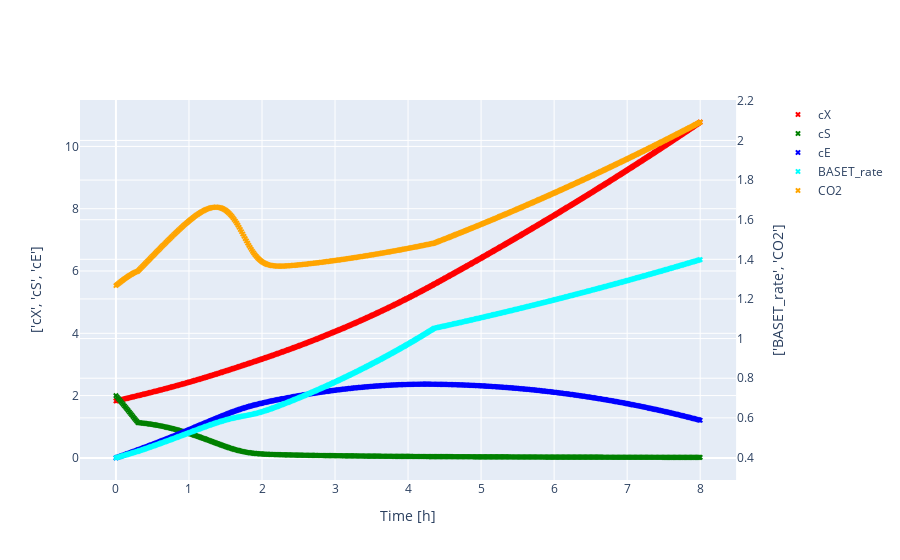

The notebook cell saved with this chart:
### Code cell
##Simulate an Experiment by using the metadata from an real Experiment - F7 in thise case
Exp = Experiment(path, "F7")  #load experiment 7
y = Yeast()
t_grid = np.linspace(0,8, 8*60)     #8 h measureing time, every minute 1 measurement point
y.set_params(p0) #set params to params in settings#simulate with experimental data, params from settings_mimic and selected number of steps
sim = y.simulate(Exp, t_grid = t_grid)     #507 steps for 8.45 hours in exp 7 means 1 step per minute
sim["BASET"] = integrate.cumtrapz(sim["BASET_rate"], x= sim.index, initial = 0) #integrate base rate to get cumulative base signal



##add random noise array to simulated data 
# noise = np.random.normal(0, 0.02, np.shape(sim)) # noise with expected value:0 STDDEV:0.03, same shape as simulated data
# sim = sim * (1+ noise)

visualize(sim)

### Figure 1 — Plotly figure (JSON) as saved in the notebook; plotly's stock layout.template omitted (floating-point values rounded to 4 significant figures; data arrays with more than 128 entries replaced by an {"elided": "..."} marker saying what was removed)
{"data": [{"marker": {"color": "red", "size": 5, "symbol": "x"}, "mode": "markers", "name": "cX", "type": "scatter", "x": {"elided": "480 float values"}, "xaxis": "x", "y": {"elided": "480 float values"}, "yaxis": "y"}, {"marker": {"color": "green", "size": 5, "symbol": "x"}, "mode": "markers", "name": "cS", "type": "scatter", "x": {"elided": "480 float values"}, "xaxis": "x", "y": {"elided": "480 float values"}, "yaxis": "y"}, {"marker": {"color": "blue", "size": 5, "symbol": "x"}, "mode": "markers", "name": "cE", "type": "scatter", "x": {"elided": "480 float values"}, "xaxis": "x", "y": {"elided": "480 float values"}, "yaxis": "y"}, {"marker": {"color": "cyan", "size": 5, "symbol": "x"}, "mode": "markers", "name": "BASET_rate", "type": "scatter", "x": {"elided": "480 float values"}, "xaxis": "x", "y": {"elided": "480 float values"}, "yaxis": "y2"}, {"marker": {"color": "orange", "size": 5, "symbol": "x"}, "mode": "markers", "name": "CO2", "type": "scatter", "x": {"elided": "480 float values"}, "xaxis": "x", "y": {"elided": "480 float values"}, "yaxis": "y2"}], "layout": {"legend": {"x": 1}, "title": {"x": 0.5}, "xaxis": {"anchor": "y", "domain": [0, 0.94], "title": {"text": "Time [h]"}}, "yaxis": {"anchor": "x", "domain": [0, 1], "title": {"standoff": 20, "text": "['cX', 'cS', 'cE']"}}, "yaxis2": {"anchor": "x", "overlaying": "y", "side": "right", "title": {"standoff": 20, "text": "['BASET_rate', 'CO2']"}}}}
